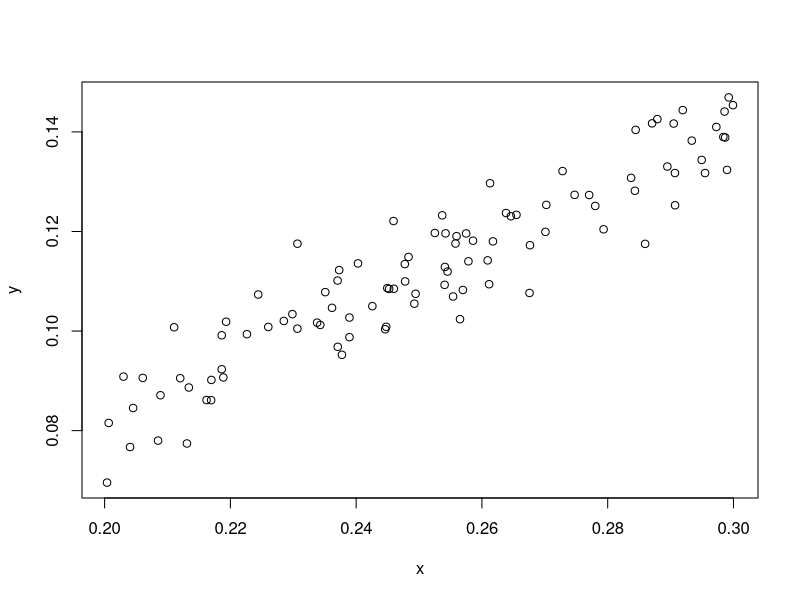

Here is the R script that generated this plot:
## ---- chunk 1
q <- -0.04
m <- 0.6
ar <- .5
sigma0 <- 0.004

rxy <- function(n) {
	x <- runif(n, 0.2, 0.3)
	eta.gen <- \(n)rnorm(n, sd = sigma0)
	eta <- arima.sim(list(order = c(1,0,0), ar = .88), n = n, rand.gen = eta.gen)
	y <- q + m * x + eta
	data.frame(x = x, y = y)
}
## ---- chunk 2
with(rxy(100), plot(x, y))
## ---- chunk 3
B <- 1e3
ar_selected <- logical(B)
beta_hat <- numeric(B)
var_beta_hat <- numeric(B)
sigma0_sq_hat <- numeric(B)
sigma0_sq_hat[] <- NA
N <- 20

for (b in 1:B) {
	dd <- rxy(N)
	fit <- lm(y ~ x, data = dd)
	p <- forecast::checkresiduals(fit, test = "BG", plot = F)$p.value
	if (p < 0.05) {
		ar_selected[b] <- TRUE
		fit <- forecast::Arima(dd$y, c(1,0,0), xreg = dd$x, method = "CSS")
		beta_hat[b] <- coef(fit)["xreg"]
		var_beta_hat[b] <- vcov(fit)["xreg", "xreg"]
		sigma0_sq_hat[b] <- fit$sigma2
	} else {
		ar_selected[b] <- FALSE
		beta_hat[b] <- coef(fit)[2]
		var_beta_hat[b] <- vcov(fit)[2,2]
	}
}

mean(ar_selected)
mean(beta_hat)
mean(var_beta_hat[!ar_selected]) / (sd(beta_hat[!ar_selected]) ^2)
mean(sigma0_sq_hat, na.rm = T) / (sigma0^2)
